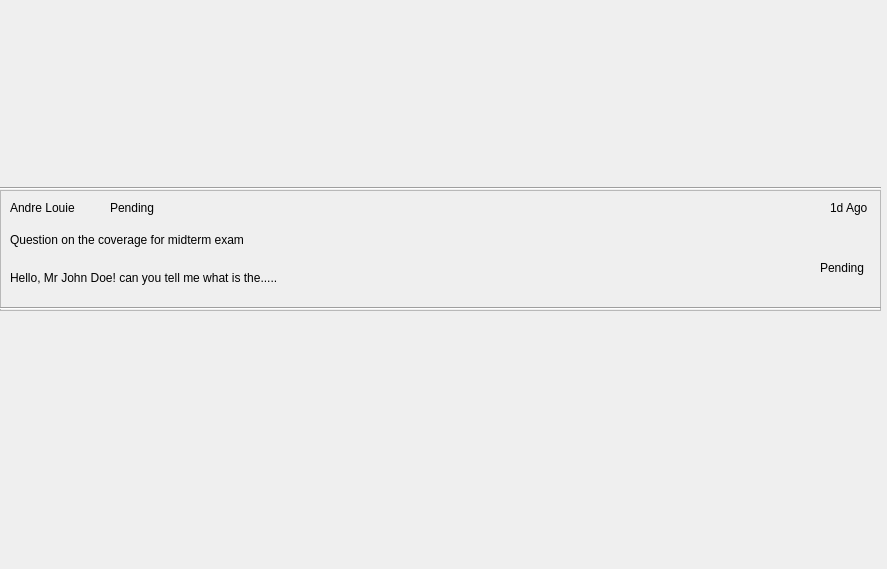
<?xml version="1.0" encoding="UTF-8"?>
<ui version="4.0">
 <class>Form</class>
 <widget class="QWidget" name="Form">
  <property name="geometry">
   <rect>
    <x>0</x>
    <y>0</y>
    <width>887</width>
    <height>569</height>
   </rect>
  </property>
  <property name="windowTitle">
   <string>Form</string>
  </property>
  <widget class="QFrame" name="frame">
   <property name="geometry">
    <rect>
     <x>0</x>
     <y>190</y>
     <width>881</width>
     <height>121</height>
    </rect>
   </property>
   <property name="frameShape">
    <enum>QFrame::StyledPanel</enum>
   </property>
   <property name="frameShadow">
    <enum>QFrame::Raised</enum>
   </property>
   <widget class="Line" name="line_9">
    <property name="geometry">
     <rect>
      <x>0</x>
      <y>110</y>
      <width>881</width>
      <height>16</height>
     </rect>
    </property>
    <property name="orientation">
     <enum>Qt::Horizontal</enum>
    </property>
   </widget>
   <widget class="QLabel" name="label">
    <property name="geometry">
     <rect>
      <x>10</x>
      <y>10</y>
      <width>91</width>
      <height>16</height>
     </rect>
    </property>
    <property name="text">
     <string>Andre Louie</string>
    </property>
   </widget>
   <widget class="QLabel" name="label_2">
    <property name="geometry">
     <rect>
      <x>110</x>
      <y>10</y>
      <width>91</width>
      <height>16</height>
     </rect>
    </property>
    <property name="text">
     <string>Pending</string>
    </property>
   </widget>
   <widget class="QLabel" name="label_3">
    <property name="geometry">
     <rect>
      <x>10</x>
      <y>40</y>
      <width>251</width>
      <height>20</height>
     </rect>
    </property>
    <property name="text">
     <string>Question on the coverage for midterm exam</string>
    </property>
   </widget>
   <widget class="QLabel" name="label_4">
    <property name="geometry">
     <rect>
      <x>10</x>
      <y>80</y>
      <width>311</width>
      <height>16</height>
     </rect>
    </property>
    <property name="text">
     <string>Hello, Mr John Doe! can you tell me what is the.....</string>
    </property>
   </widget>
   <widget class="QLabel" name="label_6">
    <property name="geometry">
     <rect>
      <x>820</x>
      <y>70</y>
      <width>51</width>
      <height>16</height>
     </rect>
    </property>
    <property name="text">
     <string>Pending</string>
    </property>
   </widget>
   <widget class="QLabel" name="label_5">
    <property name="geometry">
     <rect>
      <x>830</x>
      <y>10</y>
      <width>41</width>
      <height>16</height>
     </rect>
    </property>
    <property name="text">
     <string>1d Ago</string>
    </property>
   </widget>
  </widget>
  <widget class="Line" name="line_10">
   <property name="geometry">
    <rect>
     <x>0</x>
     <y>180</y>
     <width>881</width>
     <height>16</height>
    </rect>
   </property>
   <property name="orientation">
    <enum>Qt::Horizontal</enum>
   </property>
  </widget>
 </widget>
 <resources/>
 <connections/>
</ui>
